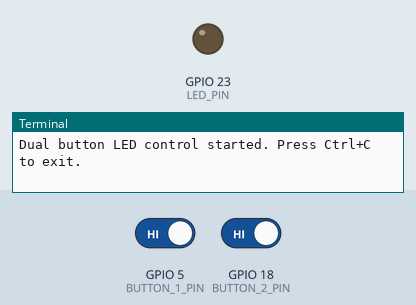
A program run on a simulated Raspberry Pi (BCM pin numbers). Shown: output pins drawn as LEDs (lit = HIGH), the last lines printed to the terminal. Inputs (shaded band) come from the test bench; at power-on: GPIO 5 (BUTTON_1_PIN) HIGH, GPIO 18 (BUTTON_2_PIN) HIGH.

Above: at 1.2 s.
1.3 s: GPIO 5 (BUTTON_1_PIN) driven LOW and GPIO 18 (BUTTON_2_PIN) driven LOW
At 2.2 s:
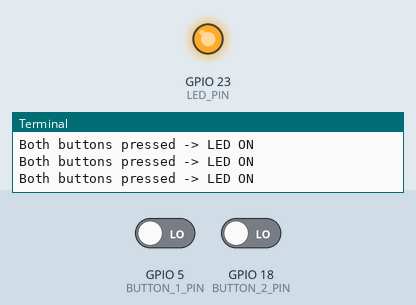
2.8 s: GPIO 5 (BUTTON_1_PIN) driven HIGH
At 3.8 s:
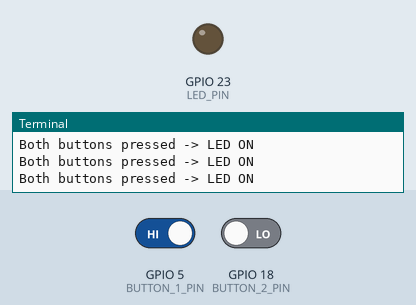
4.3 s: GPIO 5 (BUTTON_1_PIN) driven LOW
At 4.9 s:
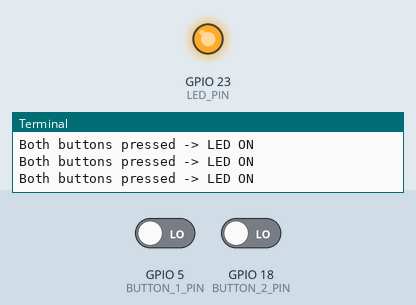
Timing chart, 0 to 7.3 s (numbered marks = the images above; inputs shaded):
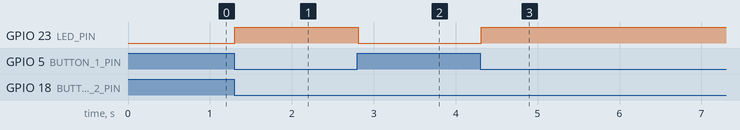

Measured:
- after the input at 1.3 s, GPIO 23 (LED_PIN): LOW → HIGH at once
- after the input at 2.8 s, GPIO 23 (LED_PIN): HIGH → LOW at once
- after the input at 4.3 s, GPIO 23 (LED_PIN): LOW → HIGH at once

The program:

dual_button_led_control.py
```python
#!/usr/bin/env python3

import time
import RPi.GPIO as GPIO

BUTTON_1_PIN = 5
BUTTON_2_PIN = 18
LED_PIN = 23


def setup():
    GPIO.setmode(GPIO.BCM)
    GPIO.setup(BUTTON_1_PIN, GPIO.IN, pull_up_down=GPIO.PUD_UP)
    GPIO.setup(BUTTON_2_PIN, GPIO.IN, pull_up_down=GPIO.PUD_UP)
    GPIO.setup(LED_PIN, GPIO.OUT)
    GPIO.output(LED_PIN, GPIO.LOW)


def main():
    setup()
    print("Dual button LED control started. Press Ctrl+C to exit.")

    try:
        while True:
            button_1_pressed = GPIO.input(BUTTON_1_PIN) == GPIO.LOW
            button_2_pressed = GPIO.input(BUTTON_2_PIN) == GPIO.LOW

            if button_1_pressed and button_2_pressed:
                GPIO.output(LED_PIN, GPIO.HIGH)
                print("Both buttons pressed -> LED ON")
            else:
                GPIO.output(LED_PIN, GPIO.LOW)

            time.sleep(0.05)

    except KeyboardInterrupt:
        print("\nStopping program...")

    finally:
        GPIO.cleanup()


if __name__ == "__main__":
    main()
```
